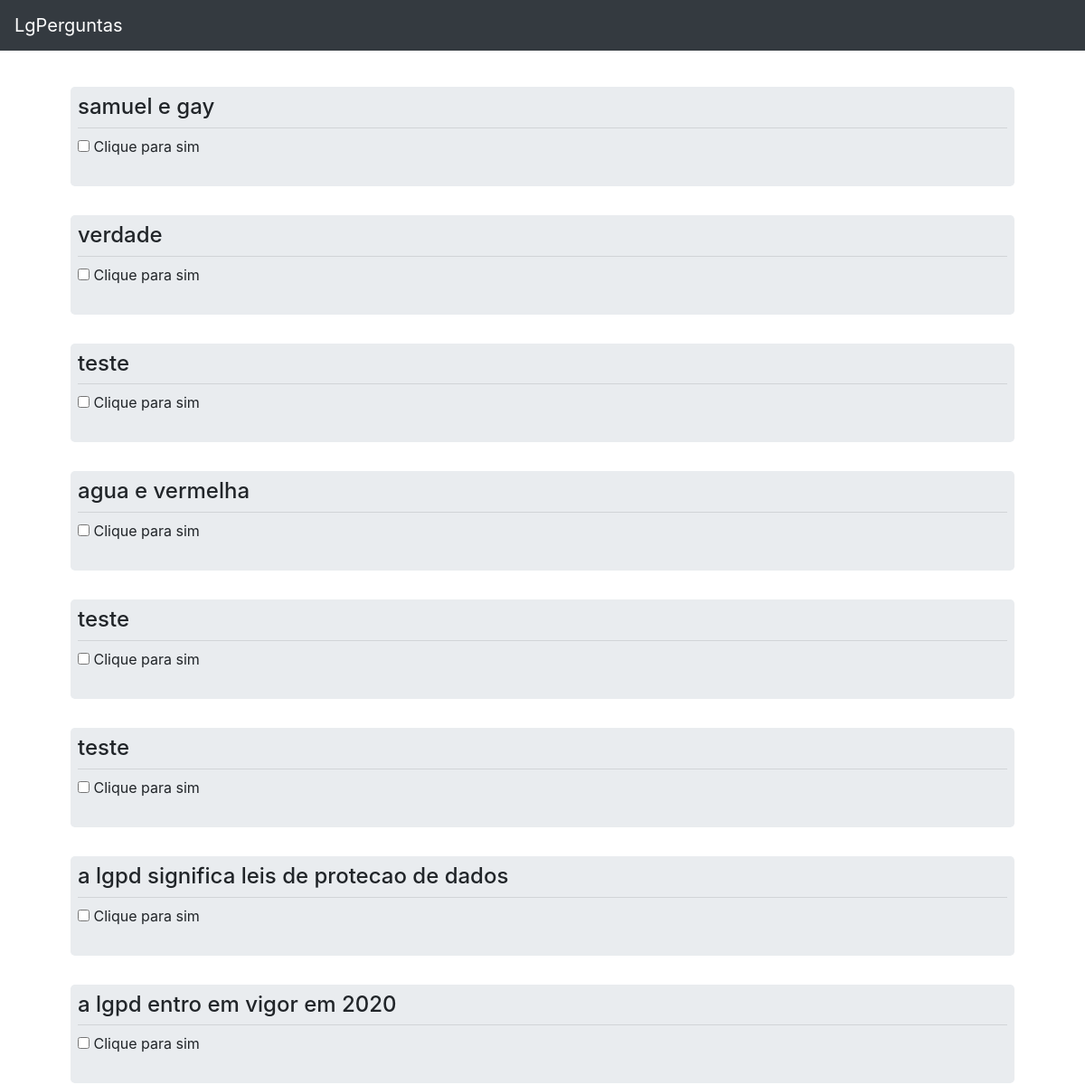
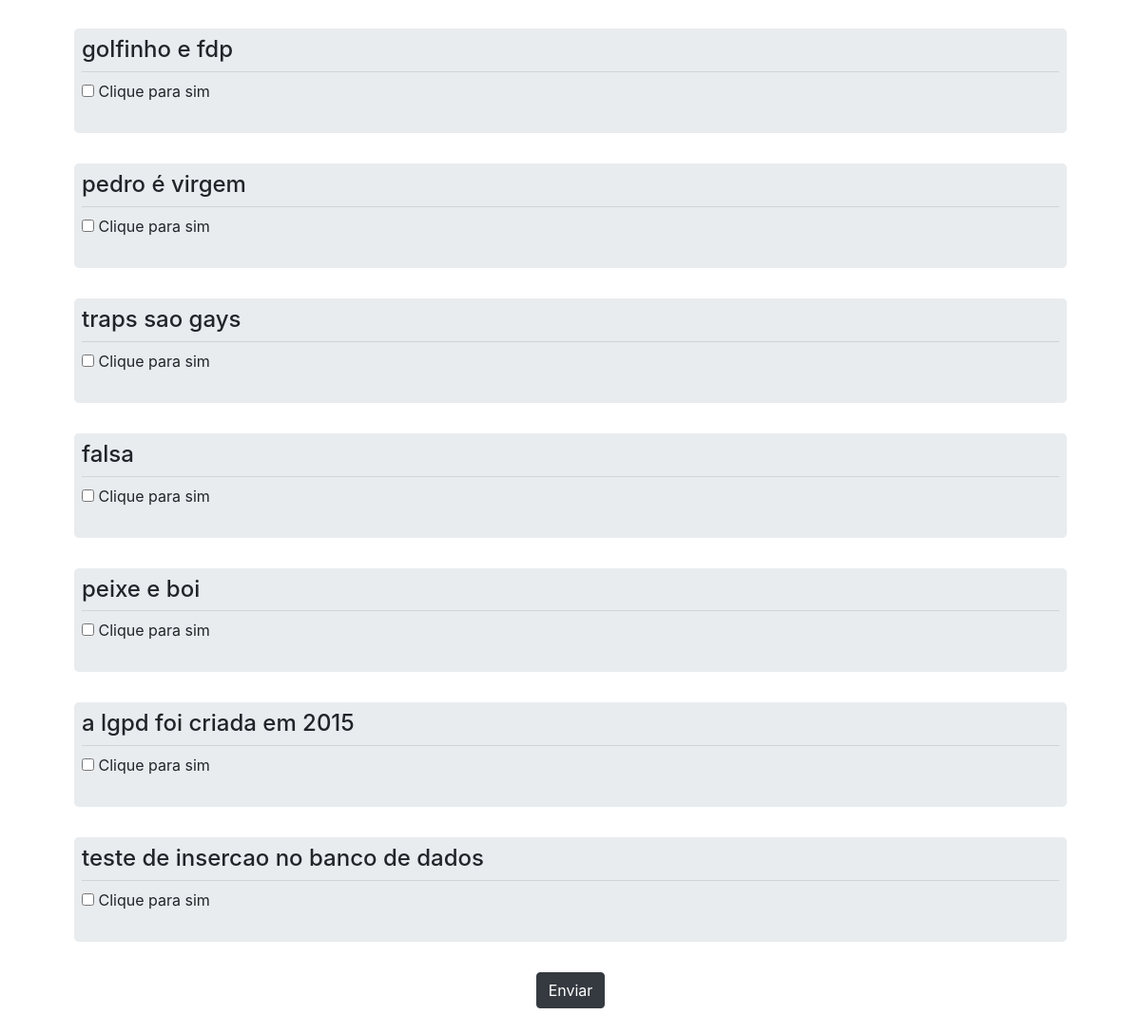
Page /jogo/ on the committed database (2 pictures, top to bottom).
### app/models.py (models this page shows)
class PerguntaSimples (models.Model):
    descricao = models.CharField(max_length=254)
    resposta =  models.BooleanField()

### app/views.py (the view)
# urls.py: path('jogo/',views.jogo),
def jogo(request):
    data = {}
    try:
        data['perguntas'] = PerguntaSimples.objects.all().order_by('?')
        return render(request,'jogo.html',data)
    except:
        return render(request,'jogo.html',data)
    return render(request,'jogo.html',data)

### app/templates/jogo.html (shortened to what this page needs)
{% extends 'template.html' %}
{% block content %}
<div class="container my-5 p-5">
    <div class="row">
        <div class="col-md-12">
            <form action="../validar_resposta/" method="POST">
                {%for pergunta in perguntas %}
                <div class="row">
                    <div class="col-md-12">
                        <div class="jumbotron p-2">
                            <p class="h4">{{pergunta.descricao}}</p>
                            <hr class="my-2">
                            <div class="form-group">
                                <input type="checkbox"name="resposta" value="{{pergunta.id}}">
                                <label for="">Clique para sim </label>
                            </div>
                        </div>
                    </div>
                </div>
                {% endfor %}
                <div class="row">
                    <div class="col-md-12 text-center">
                        <button type="submit" class="btn btn-dark">Enviar</button>
                    </div>
                </div>
            </form>
        </div>
    </div>
</div>
{% endblock %}

### rows in the picture
PerguntaSimples: descricao "samuel e gay"
PerguntaSimples: descricao "verdade"
PerguntaSimples: descricao "teste"
PerguntaSimples: descricao "agua e vermelha"
PerguntaSimples: descricao "teste"
PerguntaSimples: descricao "teste"
PerguntaSimples: descricao "a lgpd significa leis de protecao de dados"
PerguntaSimples: descricao "a lgpd entro em vigor em 2020"
PerguntaSimples: descricao "golfinho e fdp"
PerguntaSimples: descricao "pedro é virgem"
PerguntaSimples: descricao "traps sao gays"
PerguntaSimples: descricao "falsa"
PerguntaSimples: descricao "peixe e boi"
PerguntaSimples: descricao "a lgpd foi criada em 2015"
PerguntaSimples: descricao "teste de insercao no banco de dados"
